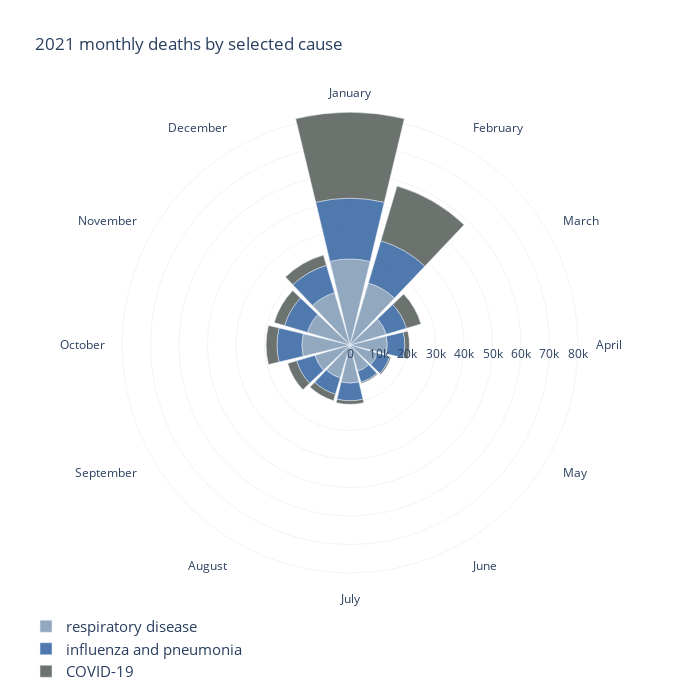

Notebook code cell kept with this figure:
### Code cell
fig = go.Figure()

fig.add_trace(go.Barpolar(
    r = list(monthly_cause["respiratory disease"]),
    theta=list(monthly_cause.index),
    name = "respiratory disease",
    # marker_color="rgb(46,109,255)",
    marker_color="#869FB7",
    # marker_line_color="black",
    # hoverinfo = ["all"],
    hovertemplate="deaths: %{r}",
    opacity=0.9  
))


fig.add_trace(go.Barpolar(
    r = list(monthly_cause["influenza and pneumonia"]),
    theta=list(monthly_cause.index),
    name = "influenza and pneumonia",
    marker_color="#3D6BA6",
    # marker_line_color="black",
    # hoverinfo = ["all"],
    hovertemplate="deaths: %{r}",
    opacity=0.9
))

fig.add_trace(go.Barpolar(    
    r = list(monthly_cause["COVID-19"]),
    theta=list(monthly_cause.index),
    name = "COVID-19",
    marker_color="#5D635F",
    # marker_line_color="black",
    # hoverinfo = ["all"],
    hovertemplate="deaths: %{r}",
    opacity=0.9
))

fig.update_layout(
    title="2021 monthly deaths by selected cause",
    font_size=12,
    legend_font_size=15,
    polar_angularaxis_rotation=90,
    width=700,
    height=700,
    legend_x=-0.1,
    legend_y=-0.2,
    polar = dict(
        #   bgcolor = "rgb(223, 223, 223)",
        bgcolor="white",
        angularaxis=dict(
            linewidth = 0.1,
            showline=False,
            linecolor="grey",
        ),
        radialaxis=dict(        
            showline = False,
            linewidth = 0.1,
            gridcolor = "grey",
            gridwidth = 0.1,
        )
    ),
)

fig.update_polars(
    angularaxis_direction="clockwise"
)

### Figure 1 — Plotly figure (JSON) as saved in the notebook; plotly's stock layout.template omitted (floating-point values rounded to 4 significant figures)
{"data": [{"hovertemplate": "deaths: %{r}", "marker": {"color": "#869FB7"}, "name": "respiratory disease", "opacity": 0.9, "r": [30175, 22684, 13281, 13087, 10082, 9565, 13374, 12089, 12822, 16908, 15583, 19132], "theta": ["January", "February", "March", "April", "May", "June", "July", "August", "September", "October", "November", "December"], "type": "barpolar"}, {"hovertemplate": "deaths: %{r}", "marker": {"color": "#3D6BA6"}, "name": "influenza and pneumonia", "opacity": 0.9, "r": [21337, 15455, 7388, 6156, 4390, 4114, 6192, 5941, 6707, 8711, 8371, 10023], "theta": ["January", "February", "March", "April", "May", "June", "July", "August", "September", "October", "November", "December"], "type": "barpolar"}, {"hovertemplate": "deaths: %{r}", "marker": {"color": "#5D635F"}, "name": "COVID-19", "opacity": 0.9, "r": [30157, 20004, 5288, 1606, 482, 383, 1241, 2336, 3255, 3813, 3784, 3745], "theta": ["January", "February", "March", "April", "May", "June", "July", "August", "September", "October", "November", "December"], "type": "barpolar"}], "layout": {"font": {"size": 12}, "height": 700, "legend": {"font": {"size": 15}, "x": -0.1, "y": -0.2}, "polar": {"angularaxis": {"direction": "clockwise", "linecolor": "grey", "linewidth": 0.1, "rotation": 90, "showline": false}, "bgcolor": "white", "radialaxis": {"gridcolor": "grey", "gridwidth": 0.1, "linewidth": 0.1, "showline": false}}, "title": {"text": "2021 monthly deaths by selected cause"}, "width": 700}}
